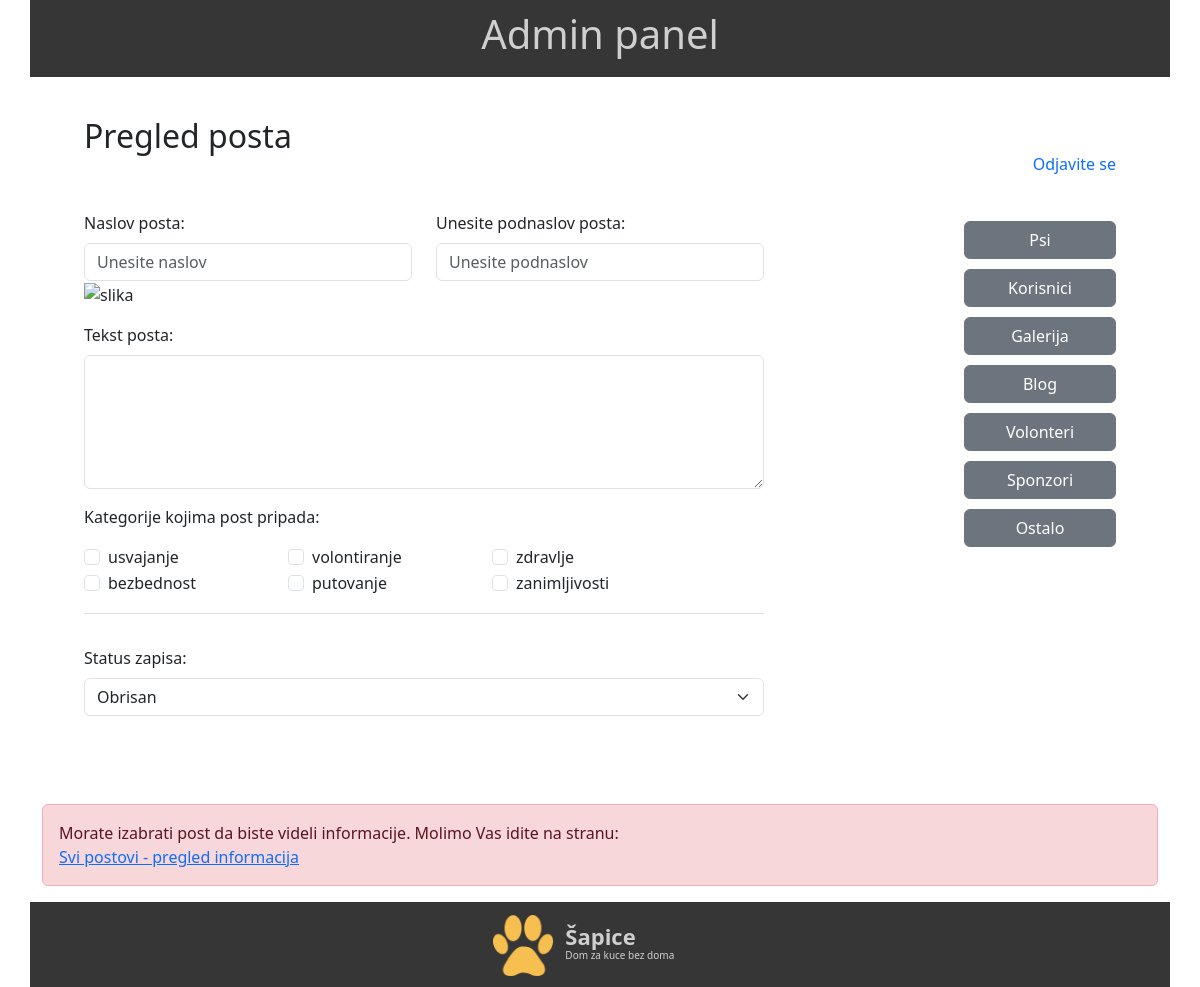
/Sapice_admin/view_blog.php (signed in), run on the app's committed database.
### tables this page shows
CREATE TABLE `blog_categories` (
  `blog_category_id` int(10) UNSIGNED NOT NULL,
  `name` varchar(50) NOT NULL,
  `status` int(11) NOT NULL DEFAULT 1 COMMENT '0-obrisan\r\n1-aktivan'
);

### Sapice_admin/classes/class_base.php (called while the page is built, shortened)
<?php
class Base{
    private $db;
    public function connect() {
        $this->db=mysqli_connect("localhost", "root", "", "sapice");
        return $this->db;
    }
    public function query($query) {
        return mysqli_query($this->db, $query);
    }
    public function fetch_object($result){
        return mysqli_fetch_object($result);
    }
}
?>

### Sapice_admin/view_blog.php (the view, shortened to what this page needs)
<?php
    require_once("include/functions.php");
    require_once("classes/class_base.php");
    $db=new Base();
    isset($_GET['id'])? $id=$_GET['id']: $id=NULL;
?>
<!DOCTYPE html>
<html lang="en">
<head>
    <?php require_once("components/_admin_head.php");?>
</head>
<body>
<div class="container">
    <?php require_once("components/_admin_header.php");?>
    <div class="row admin">
        <div class="col-8 mb-5 ">
            <h2>Pregled posta</h2>
        </div>
        <div class="col-4 text-end align-self-center">
            <a href="logout.php?page=new_blog.php" class="text-decoration-none" id="logout-link">Odjavite se</a>
        </div>
        <div class="col-8 me-auto">
            <form id="blog-form" method="POST" enctype="multipart/form-data">
                <div class="row mb-3">
                    <div class="col-6">
                        <label for="title" class="form-label">Naslov posta:</label>
                        <input type="text" class="form-control" id="title" name="title" placeholder="Unesite naslov">
                    </div>
                    <div class="col-6">
                        <label for="subtitle" class="form-label">Unesite podnaslov posta:</label>
                        <input type="text" class="form-control" id="subtitle" name="subtitle" placeholder="Unesite podnaslov">
                    </div>
                    <div class="col-4" >
                        <img name="old_img" id="old_img" src="" alt="slika" height="250"></img>
                    </div>
                </div>
                <div class="mb-3 mt-3">
                    <label for="blog_text" class="form-label">Tekst posta:</label>
                    <textarea name="blog_text" id="blog_text" rows="5" class="form-control"></textarea>
                </div>
                <div class="mb-3 pb-3 border-bottom light-border osobine">
                    <p>Kategorije kojima post pripada:</p>
                    <?php
                        $query="SELECT * FROM blog_categories WHERE status=1";
                        $result=$db->query($query);
                        while($row=$db->fetch_object($result)) {
                            echo "<div class='form-check'>";
                            echo "<input type='checkbox' class='form-check-input' id='cat{$row->blog_category_id}' name='cat{$row->blog_category_id}' value='{$row->blog_category_id}'>{$row->name}</div>";
                        }
                        ?>
                </div>
                <div class="row">
                    <div class="mb-3 mt-3">
                        <label for="gender" class="form-label">Status zapisa:</label>
                        <select name="status" id="status" class="form-select">
                            <option value="0">Obrisan</option>
                        </select>
                    </div>
                </div>
            </form>
        </div>
        <?php require_once("components/_admin_menu_left.php");?>
    </div>
    <div id="answer">
        <?php if(!$id) {?>
            <div class="alert alert-danger">Morate izabrati post da biste videli informacije. Molimo Vas idite na stranu: <br><a href="all_blogs.php">Svi postovi - pregled informacija</a> </div>
        <?php }?>
    </div>
    <?php require_once("components/_admin_footer.php");?>
</div>
</body>
</html>

### Sapice_admin/include/style.css (style rules this page uses)
.row.admin { padding: 30px; margin: 10px auto; }
.osobine { display: flex; flex-wrap: wrap; }
.osobine p { flex-basis: 100%; }
.osobine .form-check { flex-basis: 30%; }

### data on the page
blog_categories: name "usvajanje"
blog_categories: name "volontiranje"
blog_categories: name "zdravlje"
blog_categories: name "bezbednost"
blog_categories: name "putovanje"
blog_categories: name "zanimljivosti"

### other printed values
$group "Psi"
$group "Korisnici"
$group "Galerija"
$group "Blog"
$group "Volonteri"
$group "Sponzori"
$group "Ostalo"
